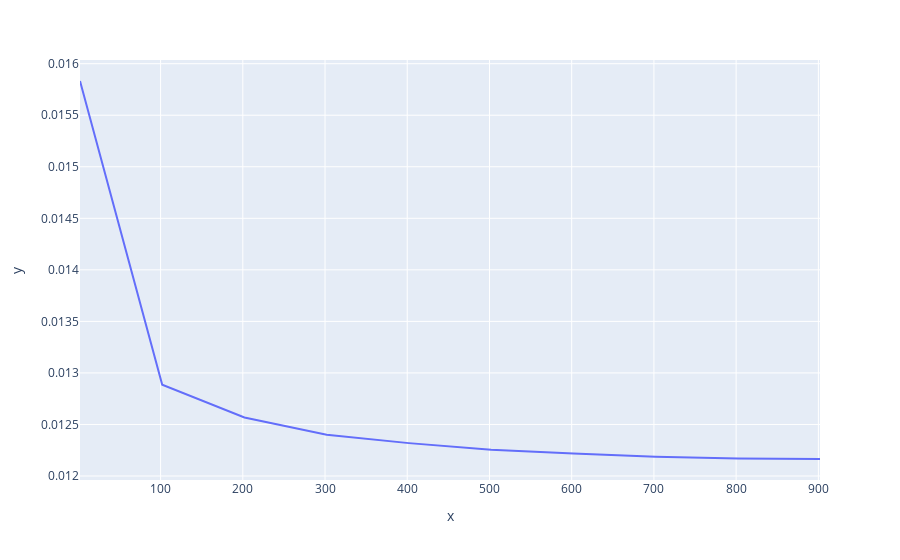

The notebook cell this image was saved under:
### Code cell
px.line(y = mse_test_max_leaf, x = max_leaf_ls)

### Figure 1 — Plotly figure (JSON) as saved in the notebook; plotly's stock layout.template omitted (floating-point values rounded to 4 significant figures)
{"data": [{"hovertemplate": "x=%{x}<br>y=%{y}<extra></extra>", "legendgroup": "", "line": {"color": "#636efa", "dash": "solid"}, "mode": "lines", "name": "", "orientation": "v", "showlegend": false, "type": "scatter", "x": [2, 102, 202, 302, 402, 502, 602, 702, 802, 902], "xaxis": "x", "y": [0.01583, 0.01289, 0.01257, 0.0124, 0.01232, 0.01225, 0.01222, 0.01219, 0.01217, 0.01216], "yaxis": "y"}], "layout": {"legend": {"tracegroupgap": 0}, "margin": {"t": 60}, "xaxis": {"anchor": "y", "domain": [0, 1], "title": {"text": "x"}}, "yaxis": {"anchor": "x", "domain": [0, 1], "title": {"text": "y"}}}}
